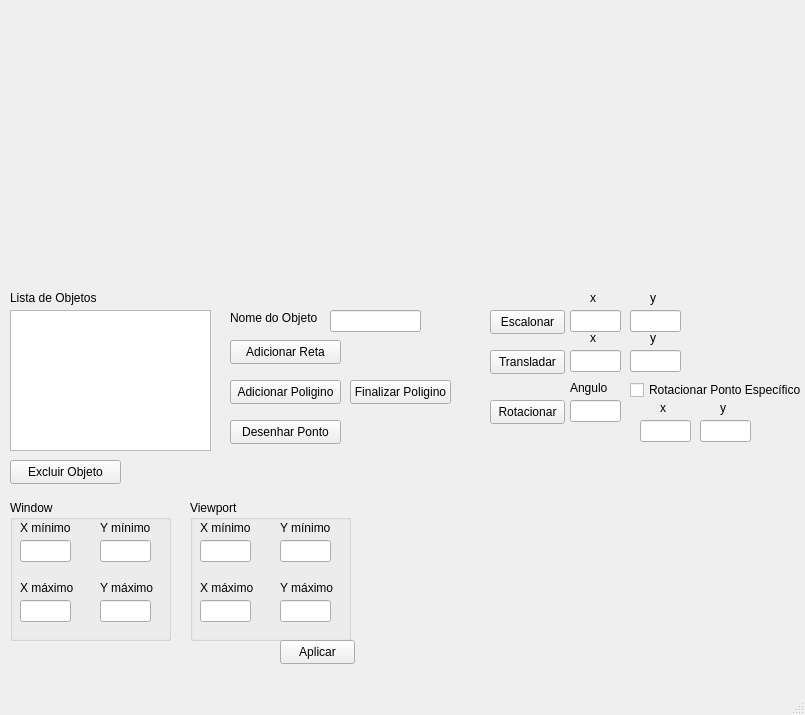
<?xml version="1.0" encoding="UTF-8"?>
<ui version="4.0">
 <class>MainWindow</class>
 <widget class="QMainWindow" name="MainWindow">
  <property name="geometry">
   <rect>
    <x>0</x>
    <y>0</y>
    <width>805</width>
    <height>715</height>
   </rect>
  </property>
  <property name="windowTitle">
   <string>MainWindow</string>
  </property>
  <widget class="QWidget" name="centralwidget">
   <widget class="QWidget" name="canvasWidget" native="true">
    <property name="geometry">
     <rect>
      <x>0</x>
      <y>0</y>
      <width>801</width>
      <height>281</height>
     </rect>
    </property>
    <property name="autoFillBackground">
     <bool>false</bool>
    </property>
   </widget>
   <widget class="QListWidget" name="listWidget_objetos">
    <property name="geometry">
     <rect>
      <x>10</x>
      <y>310</y>
      <width>201</width>
      <height>141</height>
     </rect>
    </property>
   </widget>
   <widget class="QLineEdit" name="lineEdit_sy">
    <property name="geometry">
     <rect>
      <x>630</x>
      <y>310</y>
      <width>51</width>
      <height>22</height>
     </rect>
    </property>
   </widget>
   <widget class="QLineEdit" name="lineEdit_dy">
    <property name="geometry">
     <rect>
      <x>630</x>
      <y>350</y>
      <width>51</width>
      <height>22</height>
     </rect>
    </property>
   </widget>
   <widget class="QLineEdit" name="lineEdit_sx">
    <property name="geometry">
     <rect>
      <x>570</x>
      <y>310</y>
      <width>51</width>
      <height>22</height>
     </rect>
    </property>
   </widget>
   <widget class="QLineEdit" name="lineEdit_dx">
    <property name="geometry">
     <rect>
      <x>570</x>
      <y>350</y>
      <width>51</width>
      <height>22</height>
     </rect>
    </property>
   </widget>
   <widget class="QLineEdit" name="lineEdit_angulo">
    <property name="geometry">
     <rect>
      <x>570</x>
      <y>400</y>
      <width>51</width>
      <height>22</height>
     </rect>
    </property>
   </widget>
   <widget class="QPushButton" name="pushButton_rotacionar">
    <property name="geometry">
     <rect>
      <x>490</x>
      <y>400</y>
      <width>75</width>
      <height>24</height>
     </rect>
    </property>
    <property name="text">
     <string>Rotacionar</string>
    </property>
   </widget>
   <widget class="QPushButton" name="pushButton_escalar">
    <property name="geometry">
     <rect>
      <x>490</x>
      <y>310</y>
      <width>75</width>
      <height>24</height>
     </rect>
    </property>
    <property name="text">
     <string>Escalonar</string>
    </property>
   </widget>
   <widget class="QPushButton" name="pushButton_transladar">
    <property name="geometry">
     <rect>
      <x>490</x>
      <y>350</y>
      <width>75</width>
      <height>24</height>
     </rect>
    </property>
    <property name="text">
     <string>Transladar</string>
    </property>
   </widget>
   <widget class="QPushButton" name="pushButton_addReta">
    <property name="geometry">
     <rect>
      <x>230</x>
      <y>340</y>
      <width>111</width>
      <height>24</height>
     </rect>
    </property>
    <property name="text">
     <string>Adicionar Reta</string>
    </property>
   </widget>
   <widget class="QPushButton" name="pushButton_addPoligono">
    <property name="geometry">
     <rect>
      <x>230</x>
      <y>380</y>
      <width>111</width>
      <height>24</height>
     </rect>
    </property>
    <property name="text">
     <string>Adicionar Poligino</string>
    </property>
   </widget>
   <widget class="QPushButton" name="pushButton_finalizarDesenho">
    <property name="geometry">
     <rect>
      <x>350</x>
      <y>380</y>
      <width>101</width>
      <height>24</height>
     </rect>
    </property>
    <property name="text">
     <string>Finalizar Poligino</string>
    </property>
   </widget>
   <widget class="QLineEdit" name="lineEdit_nomeObjeto">
    <property name="geometry">
     <rect>
      <x>330</x>
      <y>310</y>
      <width>91</width>
      <height>22</height>
     </rect>
    </property>
   </widget>
   <widget class="QLabel" name="label">
    <property name="geometry">
     <rect>
      <x>230</x>
      <y>310</y>
      <width>91</width>
      <height>16</height>
     </rect>
    </property>
    <property name="text">
     <string>Nome do Objeto</string>
    </property>
   </widget>
   <widget class="QLabel" name="label_2">
    <property name="geometry">
     <rect>
      <x>10</x>
      <y>290</y>
      <width>91</width>
      <height>16</height>
     </rect>
    </property>
    <property name="text">
     <string>Lista de Objetos</string>
    </property>
   </widget>
   <widget class="QLabel" name="label_3">
    <property name="geometry">
     <rect>
      <x>570</x>
      <y>380</y>
      <width>41</width>
      <height>16</height>
     </rect>
    </property>
    <property name="text">
     <string>Angulo</string>
    </property>
   </widget>
   <widget class="QLabel" name="label_4">
    <property name="geometry">
     <rect>
      <x>590</x>
      <y>290</y>
      <width>21</width>
      <height>16</height>
     </rect>
    </property>
    <property name="text">
     <string>x</string>
    </property>
   </widget>
   <widget class="QLabel" name="label_5">
    <property name="geometry">
     <rect>
      <x>650</x>
      <y>290</y>
      <width>21</width>
      <height>16</height>
     </rect>
    </property>
    <property name="text">
     <string>y</string>
    </property>
   </widget>
   <widget class="QLabel" name="label_6">
    <property name="geometry">
     <rect>
      <x>590</x>
      <y>330</y>
      <width>21</width>
      <height>16</height>
     </rect>
    </property>
    <property name="text">
     <string>x</string>
    </property>
   </widget>
   <widget class="QLabel" name="label_7">
    <property name="geometry">
     <rect>
      <x>650</x>
      <y>330</y>
      <width>21</width>
      <height>16</height>
     </rect>
    </property>
    <property name="text">
     <string>y</string>
    </property>
   </widget>
   <widget class="QCheckBox" name="checkBox_usarPontoEspecifico">
    <property name="geometry">
     <rect>
      <x>630</x>
      <y>380</y>
      <width>171</width>
      <height>20</height>
     </rect>
    </property>
    <property name="text">
     <string>Rotacionar Ponto Específico</string>
    </property>
   </widget>
   <widget class="QLineEdit" name="lineEdit_rotacao_px">
    <property name="geometry">
     <rect>
      <x>640</x>
      <y>420</y>
      <width>51</width>
      <height>22</height>
     </rect>
    </property>
   </widget>
   <widget class="QLineEdit" name="lineEdit_rotacao_py">
    <property name="geometry">
     <rect>
      <x>700</x>
      <y>420</y>
      <width>51</width>
      <height>22</height>
     </rect>
    </property>
   </widget>
   <widget class="QLabel" name="label_8">
    <property name="geometry">
     <rect>
      <x>660</x>
      <y>400</y>
      <width>21</width>
      <height>16</height>
     </rect>
    </property>
    <property name="text">
     <string>x</string>
    </property>
   </widget>
   <widget class="QLabel" name="label_9">
    <property name="geometry">
     <rect>
      <x>720</x>
      <y>400</y>
      <width>21</width>
      <height>16</height>
     </rect>
    </property>
    <property name="text">
     <string>y</string>
    </property>
   </widget>
   <widget class="QPushButton" name="pushButton_addPonto">
    <property name="geometry">
     <rect>
      <x>230</x>
      <y>420</y>
      <width>111</width>
      <height>24</height>
     </rect>
    </property>
    <property name="text">
     <string>Desenhar Ponto</string>
    </property>
   </widget>
   <widget class="QPushButton" name="pushButton_excluir">
    <property name="geometry">
     <rect>
      <x>10</x>
      <y>460</y>
      <width>111</width>
      <height>24</height>
     </rect>
    </property>
    <property name="text">
     <string>Excluir Objeto</string>
    </property>
   </widget>
   <widget class="QGroupBox" name="groupBox">
    <property name="geometry">
     <rect>
      <x>10</x>
      <y>500</y>
      <width>161</width>
      <height>141</height>
     </rect>
    </property>
    <property name="title">
     <string>Window</string>
    </property>
    <widget class="QLineEdit" name="lineEdit_w_xmin">
     <property name="geometry">
      <rect>
       <x>10</x>
       <y>40</y>
       <width>51</width>
       <height>22</height>
      </rect>
     </property>
    </widget>
    <widget class="QLineEdit" name="lineEdit_w_ymin">
     <property name="geometry">
      <rect>
       <x>90</x>
       <y>40</y>
       <width>51</width>
       <height>22</height>
      </rect>
     </property>
    </widget>
    <widget class="QLineEdit" name="lineEdit_w_xmax">
     <property name="geometry">
      <rect>
       <x>10</x>
       <y>100</y>
       <width>51</width>
       <height>22</height>
      </rect>
     </property>
    </widget>
    <widget class="QLineEdit" name="lineEdit_w_ymax">
     <property name="geometry">
      <rect>
       <x>90</x>
       <y>100</y>
       <width>51</width>
       <height>22</height>
      </rect>
     </property>
    </widget>
    <widget class="QLabel" name="label_10">
     <property name="geometry">
      <rect>
       <x>10</x>
       <y>20</y>
       <width>61</width>
       <height>16</height>
      </rect>
     </property>
     <property name="text">
      <string>X mínimo</string>
     </property>
    </widget>
    <widget class="QLabel" name="label_11">
     <property name="geometry">
      <rect>
       <x>90</x>
       <y>20</y>
       <width>61</width>
       <height>16</height>
      </rect>
     </property>
     <property name="text">
      <string>Y mínimo</string>
     </property>
    </widget>
    <widget class="QLabel" name="label_12">
     <property name="geometry">
      <rect>
       <x>10</x>
       <y>80</y>
       <width>61</width>
       <height>16</height>
      </rect>
     </property>
     <property name="text">
      <string>X máximo</string>
     </property>
    </widget>
    <widget class="QLabel" name="label_13">
     <property name="geometry">
      <rect>
       <x>90</x>
       <y>80</y>
       <width>61</width>
       <height>16</height>
      </rect>
     </property>
     <property name="text">
      <string>Y máximo</string>
     </property>
    </widget>
   </widget>
   <widget class="QGroupBox" name="groupBox_2">
    <property name="geometry">
     <rect>
      <x>190</x>
      <y>500</y>
      <width>161</width>
      <height>141</height>
     </rect>
    </property>
    <property name="title">
     <string>Viewport</string>
    </property>
    <widget class="QLineEdit" name="lineEdit_v_xmin">
     <property name="geometry">
      <rect>
       <x>10</x>
       <y>40</y>
       <width>51</width>
       <height>22</height>
      </rect>
     </property>
    </widget>
    <widget class="QLineEdit" name="lineEdit_v_ymin">
     <property name="geometry">
      <rect>
       <x>90</x>
       <y>40</y>
       <width>51</width>
       <height>22</height>
      </rect>
     </property>
    </widget>
    <widget class="QLineEdit" name="lineEdit_v_xmax">
     <property name="geometry">
      <rect>
       <x>10</x>
       <y>100</y>
       <width>51</width>
       <height>22</height>
      </rect>
     </property>
    </widget>
    <widget class="QLineEdit" name="lineEdit_v_ymax">
     <property name="geometry">
      <rect>
       <x>90</x>
       <y>100</y>
       <width>51</width>
       <height>22</height>
      </rect>
     </property>
    </widget>
    <widget class="QLabel" name="label_14">
     <property name="geometry">
      <rect>
       <x>10</x>
       <y>20</y>
       <width>61</width>
       <height>16</height>
      </rect>
     </property>
     <property name="text">
      <string>X mínimo</string>
     </property>
    </widget>
    <widget class="QLabel" name="label_15">
     <property name="geometry">
      <rect>
       <x>90</x>
       <y>20</y>
       <width>61</width>
       <height>16</height>
      </rect>
     </property>
     <property name="text">
      <string>Y mínimo</string>
     </property>
    </widget>
    <widget class="QLabel" name="label_16">
     <property name="geometry">
      <rect>
       <x>10</x>
       <y>80</y>
       <width>61</width>
       <height>16</height>
      </rect>
     </property>
     <property name="text">
      <string>X máximo</string>
     </property>
    </widget>
    <widget class="QLabel" name="label_17">
     <property name="geometry">
      <rect>
       <x>90</x>
       <y>80</y>
       <width>61</width>
       <height>16</height>
      </rect>
     </property>
     <property name="text">
      <string>Y máximo</string>
     </property>
    </widget>
   </widget>
   <widget class="QPushButton" name="pushButton_aplicar_wv">
    <property name="geometry">
     <rect>
      <x>280</x>
      <y>640</y>
      <width>75</width>
      <height>24</height>
     </rect>
    </property>
    <property name="text">
     <string>Aplicar</string>
    </property>
   </widget>
  </widget>
  <widget class="QMenuBar" name="menubar">
   <property name="geometry">
    <rect>
     <x>0</x>
     <y>0</y>
     <width>805</width>
     <height>22</height>
    </rect>
   </property>
  </widget>
  <widget class="QStatusBar" name="statusbar"/>
 </widget>
 <resources/>
 <connections/>
</ui>
